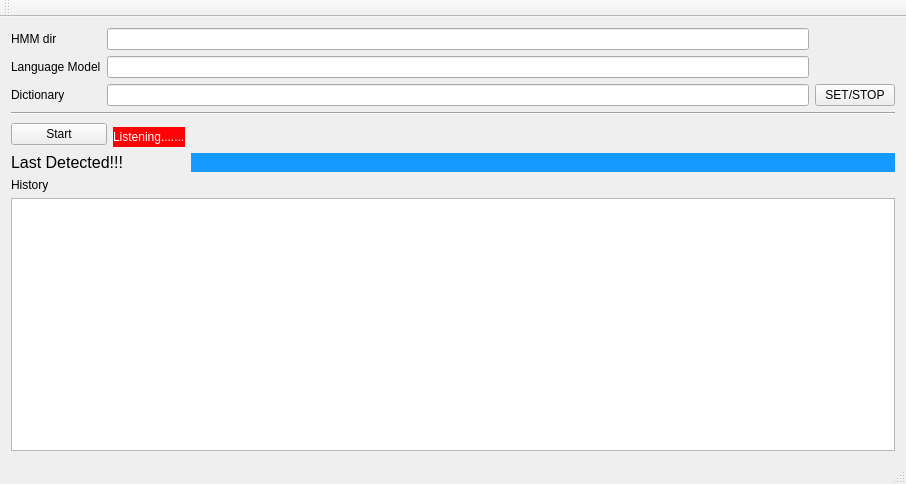
<?xml version="1.0" encoding="UTF-8"?>
<ui version="4.0">
 <class>MainWindow</class>
 <widget class="QMainWindow" name="MainWindow">
  <property name="geometry">
   <rect>
    <x>0</x>
    <y>0</y>
    <width>906</width>
    <height>484</height>
   </rect>
  </property>
  <property name="windowTitle">
   <string>MainWindow</string>
  </property>
  <widget class="QWidget" name="centralWidget">
   <layout class="QGridLayout" name="gridLayout_2">
    <item row="0" column="0">
     <layout class="QGridLayout" name="gridLayout">
      <item row="6" column="5">
       <spacer name="horizontalSpacer">
        <property name="orientation">
         <enum>Qt::Horizontal</enum>
        </property>
        <property name="sizeHint" stdset="0">
         <size>
          <width>40</width>
          <height>20</height>
         </size>
        </property>
       </spacer>
      </item>
      <item row="6" column="2">
       <widget class="QLabel" name="lblListeningBanner">
        <property name="styleSheet">
         <string notr="true">background:rgb(255, 0, 4);
color:rgb(255, 255, 255);</string>
        </property>
        <property name="text">
         <string>Listening.......</string>
        </property>
       </widget>
      </item>
      <item row="0" column="0">
       <widget class="QLabel" name="label_2">
        <property name="text">
         <string>HMM dir</string>
        </property>
       </widget>
      </item>
      <item row="0" column="1" colspan="5">
       <widget class="QLineEdit" name="leHmmDir"/>
      </item>
      <item row="1" column="0">
       <widget class="QLabel" name="label_4">
        <property name="text">
         <string>Language Model</string>
        </property>
       </widget>
      </item>
      <item row="1" column="1" colspan="5">
       <widget class="QLineEdit" name="leLanguageModel"/>
      </item>
      <item row="2" column="0">
       <widget class="QLabel" name="label_5">
        <property name="text">
         <string>Dictionary</string>
        </property>
       </widget>
      </item>
      <item row="2" column="1" colspan="5">
       <widget class="QLineEdit" name="leDictionary"/>
      </item>
      <item row="2" column="6">
       <widget class="QPushButton" name="btnSetModels">
        <property name="text">
         <string>SET/STOP</string>
        </property>
       </widget>
      </item>
      <item row="3" column="0" colspan="7">
       <widget class="Line" name="line">
        <property name="orientation">
         <enum>Qt::Horizontal</enum>
        </property>
       </widget>
      </item>
      <item row="5" column="0" rowspan="2" colspan="2">
       <widget class="QPushButton" name="btnStart">
        <property name="text">
         <string>Start</string>
        </property>
       </widget>
      </item>
      <item row="7" column="0" colspan="3">
       <widget class="QLabel" name="label">
        <property name="font">
         <font>
          <pointsize>12</pointsize>
         </font>
        </property>
        <property name="text">
         <string>Last Detected!!!</string>
        </property>
       </widget>
      </item>
      <item row="8" column="0">
       <widget class="QLabel" name="label_3">
        <property name="text">
         <string>History</string>
        </property>
       </widget>
      </item>
      <item row="9" column="0" colspan="7">
       <widget class="QTextEdit" name="teHistory">
        <property name="font">
         <font>
          <pointsize>12</pointsize>
         </font>
        </property>
        <property name="html">
         <string>&lt;!DOCTYPE HTML PUBLIC &quot;-//W3C//DTD HTML 4.0//EN&quot; &quot;http://www.w3.org/TR/REC-html40/strict.dtd&quot;&gt;
&lt;html&gt;&lt;head&gt;&lt;meta name=&quot;qrichtext&quot; content=&quot;1&quot; /&gt;&lt;style type=&quot;text/css&quot;&gt;
p, li { white-space: pre-wrap; }
&lt;/style&gt;&lt;/head&gt;&lt;body style=&quot; font-family:'MS Shell Dlg 2'; font-size:12pt; font-weight:400; font-style:normal;&quot;&gt;
&lt;p style=&quot;-qt-paragraph-type:empty; margin-top:0px; margin-bottom:0px; margin-left:0px; margin-right:0px; -qt-block-indent:0; text-indent:0px; font-size:8pt;&quot;&gt;&lt;br /&gt;&lt;/p&gt;&lt;/body&gt;&lt;/html&gt;</string>
        </property>
       </widget>
      </item>
      <item row="7" column="3" colspan="4">
       <widget class="QLabel" name="lblRecognizedWord">
        <property name="font">
         <font>
          <pointsize>12</pointsize>
         </font>
        </property>
        <property name="styleSheet">
         <string notr="true">color:rgb(255, 255, 255);
background:rgb(21, 154, 255);</string>
        </property>
        <property name="text">
         <string/>
        </property>
       </widget>
      </item>
     </layout>
    </item>
   </layout>
  </widget>
  <widget class="QMenuBar" name="menuBar">
   <property name="geometry">
    <rect>
     <x>0</x>
     <y>0</y>
     <width>906</width>
     <height>26</height>
    </rect>
   </property>
  </widget>
  <widget class="QToolBar" name="mainToolBar">
   <attribute name="toolBarArea">
    <enum>TopToolBarArea</enum>
   </attribute>
   <attribute name="toolBarBreak">
    <bool>false</bool>
   </attribute>
  </widget>
  <widget class="QStatusBar" name="statusBar"/>
 </widget>
 <layoutdefault spacing="6" margin="11"/>
 <resources/>
 <connections/>
</ui>
